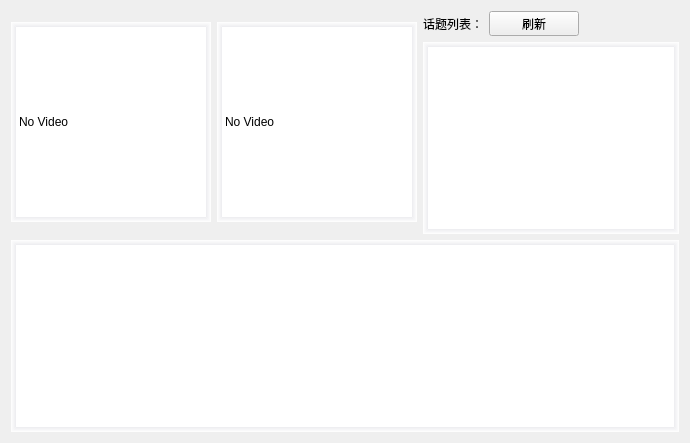
            <widget class="QWidget" name="page_5">
             <layout class="QVBoxLayout" name="verticalLayout_9">
              <item>
               <layout class="QVBoxLayout" name="verticalLayout_4">
                <item>
                 <layout class="QHBoxLayout" name="horizontalLayout_9">
                  <item>
                   <layout class="QVBoxLayout" name="verticalLayout_11">
                    <item>
                     <widget class="QLabel" name="label_video2">
                      <property name="minimumSize">
                       <size>
                        <width>200</width>
                        <height>195</height>
                       </size>
                      </property>
                      <property name="maximumSize">
                       <size>
                        <width>200</width>
                        <height>200</height>
                       </size>
                      </property>
                      <property name="styleSheet">
                       <string notr="true">QLabel{
border-top: 5px solid qlineargradient(y0:0, y1:1,stop: 0 #ececef, stop: 1 white);
border-left: 5px solid qlineargradient(x0:0, x1:1,stop: 0 #ececef, stop: 1 white);
 border-bottom: 5px solid qlineargradient(y0:0, y1:1,stop: 0 white, stop: 1  #ececef);
border-right: 5px solid qlineargradient(x0:0, x1:1,stop:  0 white, stop: 1 #ececef);
background-color: rgb(255,255,255);
}
</string>
                      </property>
                      <property name="text">
                       <string>No Video</string>
                      </property>
                     </widget>
                    </item>
                   </layout>
                  </item>
                  <item>
                   <layout class="QVBoxLayout" name="verticalLayout_19">
                    <item>
                     <widget class="QLabel" name="label_video3">
                      <property name="minimumSize">
                       <size>
                        <width>200</width>
                        <height>200</height>
                       </size>
                      </property>
                      <property name="maximumSize">
                       <size>
                        <width>200</width>
                        <height>200</height>
                       </size>
                      </property>
                      <property name="styleSheet">
                       <string notr="true">QLabel{
border-top: 5px solid qlineargradient(y0:0, y1:1,stop: 0 #ececef, stop: 1 white);
border-left: 5px solid qlineargradient(x0:0, x1:1,stop: 0 #ececef, stop: 1 white);
 border-bottom: 5px solid qlineargradient(y0:0, y1:1,stop: 0 white, stop: 1  #ececef);
border-right: 5px solid qlineargradient(x0:0, x1:1,stop:  0 white, stop: 1 #ececef);
background-color: rgb(255,255,255);
}
</string>
                      </property>
                      <property name="text">
                       <string>No Video</string>
                      </property>
                     </widget>
                    </item>
                   </layout>
                  </item>
                  <item>
                   <layout class="QVBoxLayout" name="verticalLayout_20">
                    <item>
                     <layout class="QHBoxLayout" name="horizontalLayout_15">
                      <item>
                       <widget class="QLabel" name="label_29">
                        <property name="maximumSize">
                         <size>
                          <width>90</width>
                          <height>30</height>
                         </size>
                        </property>
                        <property name="text">
                         <string>话题列表：</string>
                        </property>
                       </widget>
                      </item>
                      <item>
                       <widget class="QPushButton" name="refreash_topic_btn">
                        <property name="minimumSize">
                         <size>
                          <width>90</width>
                          <height>25</height>
                         </size>
                        </property>
                        <property name="maximumSize">
                         <size>
                          <width>90</width>
                          <height>25</height>
                         </size>
                        </property>
                        <property name="cursor">
                         <cursorShape>ArrowCursor</cursorShape>
                        </property>
                        <property name="styleSheet">
                         <string notr="true"/>
                        </property>
                        <property name="text">
                         <string>刷新</string>
                        </property>
                        <property name="icon">
                         <iconset resource="../resources/images.qrc">
                          <normaloff>:/images/refreash.png</normaloff>:/images/refreash.png</iconset>
                        </property>
                       </widget>
                      </item>
                      <item>
                       <spacer name="horizontalSpacer_4">
                        <property name="orientation">
                         <enum>Qt::Horizontal</enum>
                        </property>
                        <property name="sizeHint" stdset="0">
                         <size>
                          <width>40</width>
                          <height>20</height>
                         </size>
                        </property>
                       </spacer>
                      </item>
                     </layout>
                    </item>
                    <item>
                     <widget class="QListWidget" name="topic_listWidget">
                      <property name="styleSheet">
                       <string notr="true">QListWidget{
border-top: 5px solid qlineargradient(y0:0, y1:1,stop: 0 #ececef, stop: 1 white);
border-left: 5px solid qlineargradient(x0:0, x1:1,stop: 0 #ececef, stop: 1 white);
 border-bottom: 5px solid qlineargradient(y0:0, y1:1,stop: 0 white, stop: 1  #ececef);
border-right: 5px solid qlineargradient(x0:0, x1:1,stop:  0 white, stop: 1 #ececef);
background-color: rgb(255,255,255);
}
</string>
                      </property>
                     </widget>
                    </item>
                   </layout>
                  </item>
                 </layout>
                </item>
                <item>
                 <widget class="QListView" name="view_logging">
                  <property name="minimumSize">
                   <size>
                    <width>300</width>
                    <height>0</height>
                   </size>
                  </property>
                  <property name="maximumSize">
                   <size>
                    <width>12312312</width>
                    <height>12312312</height>
                   </size>
                  </property>
                  <property name="styleSheet">
                   <string notr="true">QListView{
border-top: 5px solid qlineargradient(y0:0, y1:1,stop: 0 #ececef, stop: 1 white);
border-left: 5px solid qlineargradient(x0:0, x1:1,stop: 0 #ececef, stop: 1 white);
 border-bottom: 5px solid qlineargradient(y0:0, y1:1,stop: 0 white, stop: 1  #ececef);
border-right: 5px solid qlineargradient(x0:0, x1:1,stop:  0 white, stop: 1 #ececef);
background-color: rgb(255,255,255);
}
</string>
                  </property>
                 </widget>
                </item>
               </layout>
              </item>
             </layout>
            </widget>
